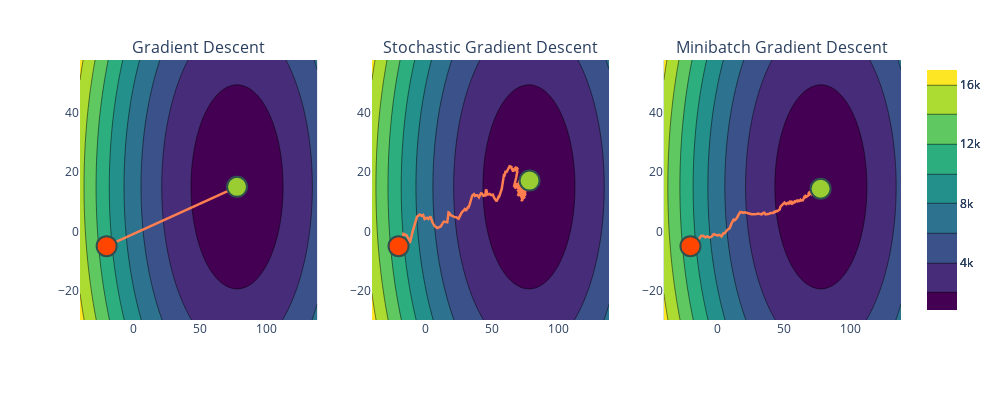

Notebook code cell kept with this figure:
### Markdown cell above
Above, we still get the "wobbliness" of stochastic gradient descent but it's much smoother now!

Let's view our three algorithms all together now!

### Code cell
f1 = plot_gradient_descent_2d(x, y, w, alpha, np.arange(-30, 60, 2), np.arange(-40, 140, 2))
f2 = plot_gradient_descent_2d(x, y, w, alpha, np.arange(-30, 60, 2), np.arange(-40, 140, 2), max_iterations=300, stochastic=True, seed=2020)
f3 = plot_gradient_descent_2d(x, y, w, alpha, np.arange(-30, 60, 2), np.arange(-40, 140, 2), max_iterations=300, stochastic=True, batch_size=batch_size, seed=2020)
plot_panel(f1, f2, f3)

### Figure 1 — Plotly figure (JSON) as saved in the notebook; plotly's stock layout.template omitted (floating-point values rounded to 4 significant figures; data arrays with more than 128 entries replaced by an {"elided": "..."} marker saying what was removed)
{"data": [{"colorscale": [[0, "#440154"], [0.1111, "#482878"], [0.2222, "#3e4989"], [0.3333, "#31688e"], [0.4444, "#26828e"], [0.5556, "#1f9e89"], [0.6667, "#35b779"], [0.7778, "#6ece58"], [0.8889, "#b5de2b"], [1, "#fde725"]], "name": "", "type": "contour", "x": [-40, -38, -36, -34, -32, -30, -28, -26, -24, -22, -20, -18, -16, -14, -12, -10, -8, -6, -4, -2, 0, 2, 4, 6, 8, 10, 12, 14, 16, 18, 20, 22, 24, 26, 28, 30, 32, 34, 36, 38, 40, 42, 44, 46, 48, 50, 52, 54, 56, 58, 60, 62, 64, 66, 68, 70, 72, 74, 76, 78, 80, 82, 84, 86, 88, 90, 92, 94, 96, 98, 100, 102, 104, 106, 108, 110, 112, 114, 116, 118, 120, 122, 124, 126, 128, 130, 132, 134, 136, 138], "xaxis": "x", "y": [-30, -28, -26, -24, -22, -20, -18, -16, -14, -12, -10, -8, -6, -4, -2, 0, 2, 4, 6, 8, 10, 12, 14, 16, 18, 20, 22, 24, 26, 28, 30, 32, 34, 36, 38, 40, 42, 44, 46, 48, 50, 52, 54, 56, 58], "yaxis": "y", "z": {"elided": "45x90 float values"}}, {"line": {"color": "coral", "width": 2.5}, "marker": {"line": {"color": "DarkSlateGrey", "width": 2}, "opacity": 1, "size": {"elided": "581 float values"}}, "mode": "lines", "name": "Descent Path", "type": "scatter", "x": {"elided": "581 float values"}, "xaxis": "x", "y": {"elided": "581 float values"}, "yaxis": "y"}, {"marker": {"color": "orangered", "line": {"color": "DarkSlateGrey", "width": 2}, "size": 20}, "mode": "markers", "name": "Start", "type": "scatter", "x": [-20], "xaxis": "x", "y": [-5], "yaxis": "y"}, {"marker": {"color": "yellowgreen", "line": {"color": "DarkSlateGrey", "width": 2}, "size": 20}, "mode": "markers", "name": "End", "type": "scatter", "x": [77.86], "xaxis": "x", "y": [15.07], "yaxis": "y"}, {"colorscale": [[0, "#440154"], [0.1111, "#482878"], [0.2222, "#3e4989"], [0.3333, "#31688e"], [0.4444, "#26828e"], [0.5556, "#1f9e89"], [0.6667, "#35b779"], [0.7778, "#6ece58"], [0.8889, "#b5de2b"], [1, "#fde725"]], "name": "", "type": "contour", "x": [-40, -38, -36, -34, -32, -30, -28, -26, -24, -22, -20, -18, -16, -14, -12, -10, -8, -6, -4, -2, 0, 2, 4, 6, 8, 10, 12, 14, 16, 18, 20, 22, 24, 26, 28, 30, 32, 34, 36, 38, 40, 42, 44, 46, 48, 50, 52, 54, 56, 58, 60, 62, 64, 66, 68, 70, 72, 74, 76, 78, 80, 82, 84, 86, 88, 90, 92, 94, 96, 98, 100, 102, 104, 106, 108, 110, 112, 114, 116, 118, 120, 122, 124, 126, 128, 130, 132, 134, 136, 138], "xaxis": "x2", "y": [-30, -28, -26, -24, -22, -20, -18, -16, -14, -12, -10, -8, -6, -4, -2, 0, 2, 4, 6, 8, 10, 12, 14, 16, 18, 20, 22, 24, 26, 28, 30, 32, 34, 36, 38, 40, 42, 44, 46, 48, 50, 52, 54, 56, 58], "yaxis": "y2", "z": {"elided": "45x90 float values"}}, {"line": {"color": "coral", "width": 2.5}, "marker": {"line": {"color": "DarkSlateGrey", "width": 2}, "opacity": 1, "size": {"elided": "301 float values"}}, "mode": "lines", "name": "Descent Path", "type": "scatter", "x": {"elided": "301 float values"}, "xaxis": "x2", "y": {"elided": "301 float values"}, "yaxis": "y2"}, {"marker": {"color": "orangered", "line": {"color": "DarkSlateGrey", "width": 2}, "size": 20}, "mode": "markers", "name": "Start", "type": "scatter", "x": [-20], "xaxis": "x2", "y": [-5], "yaxis": "y2"}, {"marker": {"color": "yellowgreen", "line": {"color": "DarkSlateGrey", "width": 2}, "size": 20}, "mode": "markers", "name": "End", "type": "scatter", "x": [78.32], "xaxis": "x2", "y": [17.21], "yaxis": "y2"}, {"colorscale": [[0, "#440154"], [0.1111, "#482878"], [0.2222, "#3e4989"], [0.3333, "#31688e"], [0.4444, "#26828e"], [0.5556, "#1f9e89"], [0.6667, "#35b779"], [0.7778, "#6ece58"], [0.8889, "#b5de2b"], [1, "#fde725"]], "name": "", "type": "contour", "x": [-40, -38, -36, -34, -32, -30, -28, -26, -24, -22, -20, -18, -16, -14, -12, -10, -8, -6, -4, -2, 0, 2, 4, 6, 8, 10, 12, 14, 16, 18, 20, 22, 24, 26, 28, 30, 32, 34, 36, 38, 40, 42, 44, 46, 48, 50, 52, 54, 56, 58, 60, 62, 64, 66, 68, 70, 72, 74, 76, 78, 80, 82, 84, 86, 88, 90, 92, 94, 96, 98, 100, 102, 104, 106, 108, 110, 112, 114, 116, 118, 120, 122, 124, 126, 128, 130, 132, 134, 136, 138], "xaxis": "x3", "y": [-30, -28, -26, -24, -22, -20, -18, -16, -14, -12, -10, -8, -6, -4, -2, 0, 2, 4, 6, 8, 10, 12, 14, 16, 18, 20, 22, 24, 26, 28, 30, 32, 34, 36, 38, 40, 42, 44, 46, 48, 50, 52, 54, 56, 58], "yaxis": "y3", "z": {"elided": "45x90 float values"}}, {"line": {"color": "coral", "width": 2.5}, "marker": {"line": {"color": "DarkSlateGrey", "width": 2}, "opacity": 1, "size": {"elided": "301 float values"}}, "mode": "lines", "name": "Descent Path", "type": "scatter", "x": {"elided": "301 float values"}, "xaxis": "x3", "y": {"elided": "301 float values"}, "yaxis": "y3"}, {"marker": {"color": "orangered", "line": {"color": "DarkSlateGrey", "width": 2}, "size": 20}, "mode": "markers", "name": "Start", "type": "scatter", "x": [-20], "xaxis": "x3", "y": [-5], "yaxis": "y3"}, {"marker": {"color": "yellowgreen", "line": {"color": "DarkSlateGrey", "width": 2}, "size": 20}, "mode": "markers", "name": "End", "type": "scatter", "x": [77.67], "xaxis": "x3", "y": [14.42], "yaxis": "y3"}], "layout": {"annotations": [{"font": {"size": 16}, "showarrow": false, "text": "Gradient Descent", "x": 0.1444, "xanchor": "center", "xref": "paper", "y": 1, "yanchor": "bottom", "yref": "paper"}, {"font": {"size": 16}, "showarrow": false, "text": "Stochastic Gradient Descent", "x": 0.5, "xanchor": "center", "xref": "paper", "y": 1, "yanchor": "bottom", "yref": "paper"}, {"font": {"size": 16}, "showarrow": false, "text": "Minibatch Gradient Descent", "x": 0.8556, "xanchor": "center", "xref": "paper", "y": 1, "yanchor": "bottom", "yref": "paper"}], "height": 400, "margin": {"t": 60}, "showlegend": false, "width": 1000, "xaxis": {"anchor": "y", "domain": [0, 0.2889], "range": [-40, 138]}, "xaxis2": {"anchor": "y2", "domain": [0.3556, 0.6444], "range": [-40, 138]}, "xaxis3": {"anchor": "y3", "domain": [0.7111, 1], "range": [-40, 138]}, "yaxis": {"anchor": "x", "domain": [0, 1], "range": [-30, 58]}, "yaxis2": {"anchor": "x2", "domain": [0, 1], "range": [-30, 58]}, "yaxis3": {"anchor": "x3", "domain": [0, 1], "range": [-30, 58]}}}
